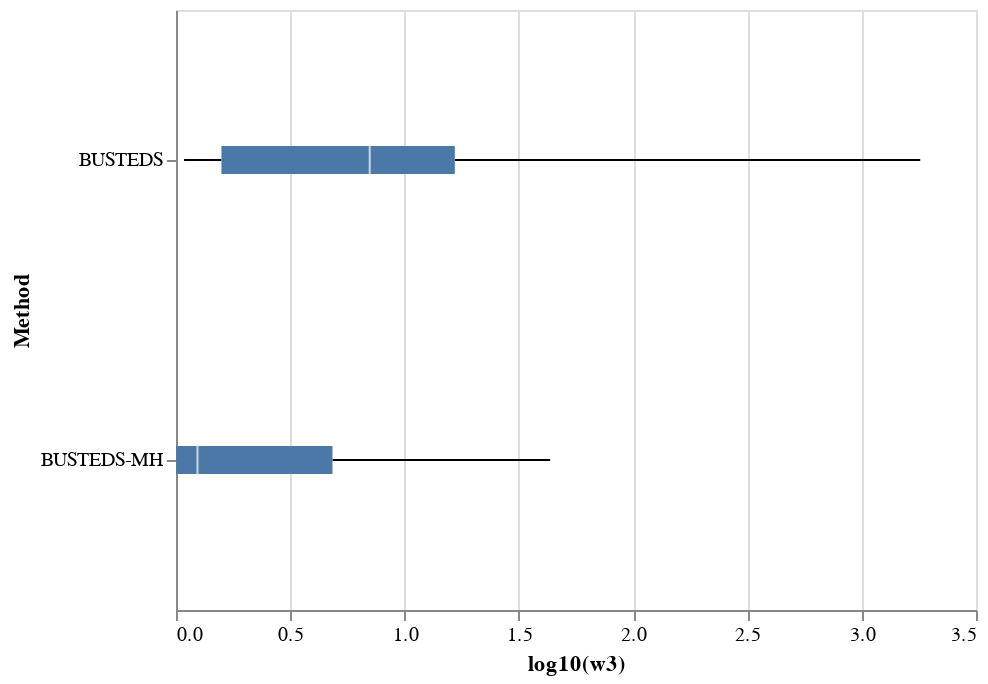

Here is the notebook cell this chart was saved with:
### Code cell
source["log10(w3)"] = np.log10(source["w3"])

alt.Chart(source).mark_boxplot(extent='min-max').encode(
    x=alt.X('log10(w3)'),
    y='Method',
).properties(
    width=400, 
    height=300)

### Figure 1 — Vega-Lite specification as saved in the notebook (floating-point values rounded to 4 significant figures)
{"config": {"view": {"continuousWidth": 400, "continuousHeight": 300}}, "data": {"name": "data-e2b87464ecbac2e7243ed8637c94f4b6"}, "mark": {"type": "boxplot", "extent": "min-max"}, "encoding": {"x": {"field": "log10(w3)", "type": "quantitative"}, "y": {"field": "Method", "type": "nominal"}}, "height": 300, "width": 400, "$schema": "https://vega.github.io/schema/vega-lite/v4.17.0.json", "datasets": {"data-e2b87464ecbac2e7243ed8637c94f4b6": [{"Gene": "COXI", "Method": "BUSTEDS", "Sequences": 21, "Codons": 510, "LRT p-value": 0.5, "cAIC": 24290.0, "w1": 0.0, "p1": 0.5308, "w2": 0.01266, "p2": 0.4597, "w3": 1.084, "p3": 0.009435, "SRV1": 0.03371, "SRV_p1": 0.01891, "SRV2": 0.5711, "SRV_p2": 0.944, "SRV3": 12.41, "SRV_p3": 0.0371, "DH_Rate": null, "TH_Rate": null, "TH_Rate_SI": null, "BUSTEDS-MH_num_ER_Sites": null, "BUSTEDS-MH_ER_Sites": null, "pctchg_w3": null, "pctchg_p3": null, "w3_impact": 1.175, "ΔcAIC": 22.39, "RelativeSupport": 1.377e-05, "BUSTEDS_num_ER_Sites": 0.0, "BUSTEDS_ER_Sites": null, "ER_Sites_Intersection": null, "num_ER_Sites_Intersection": null, "log10(w3)": 0.03511}, {"Gene": "COXI", "Method": "BUSTEDS-MH", "Sequences": 21, "Codons": 510, "LRT p-value": 0.5, "cAIC": 24310.0, "w1": 0.0, "p1": 0.9419, "w2": 0.2739, "p2": 0.05808, "w3": 1.002, "p3": 0.0, "SRV1": 0.0, "SRV_p1": 0.006622, "SRV2": 0.5818, "SRV_p2": 0.469, "SRV3": 1.387, "SRV_p3": 0.5244, "DH_Rate": 0.0, "TH_Rate": 0.0, "TH_Rate_SI": 7.003, "BUSTEDS-MH_num_ER_Sites": null, "BUSTEDS-MH_ER_Sites": null, "pctchg_w3": 92.38, "pctchg_p3": 0.0, "w3_impact": 1.003, "ΔcAIC": null, "RelativeSupport": null, "BUSTEDS_num_ER_Sites": null, "BUSTEDS_ER_Sites": null, "ER_Sites_Intersection": null, "num_ER_Sites_Intersection": null, "log10(w3)": 0.0006777}, {"Gene": "ENCenv", "Method": "BUSTEDS", "Sequences": 23, "Codons": 500, "LRT p-value": 0.5, "cAIC": 13700.0, "w1": 0.05024, "p1": 1.0, "w2": 0.1152, "p2": 0.0, "w3": 1.177, "p3": 0.0, "SRV1": 0.3943, "SRV_p1": 0.2942, "SRV2": 1.126, "SRV_p2": 0.6797, "SRV3": 4.547, "SRV_p3": 0.02617, "DH_Rate": null, "TH_Rate": null, "TH_Rate_SI": null, "BUSTEDS-MH_num_ER_Sites": null, "BUSTEDS-MH_ER_Sites": null, "pctchg_w3": null, "pctchg_p3": null, "w3_impact": 1.385, "ΔcAIC": 6.063, "RelativeSupport": 0.04824, "BUSTEDS_num_ER_Sites": null, "BUSTEDS_ER_Sites": null, "ER_Sites_Intersection": null, "num_ER_Sites_Intersection": null, "log10(w3)": 0.07069}, {"Gene": "ENCenv", "Method": "BUSTEDS-MH", "Sequences": 23, "Codons": 500, "LRT p-value": 0.5, "cAIC": 13710.0, "w1": 0.03853, "p1": 0.4648, "w2": 0.05994, "p2": 0.5352, "w3": 1.026, "p3": 0.0, "SRV1": 0.4043, "SRV_p1": 0.3049, "SRV2": 1.133, "SRV_p2": 0.669, "SRV3": 4.548, "SRV_p3": 0.02604, "DH_Rate": 0.01205, "TH_Rate": 0.0, "TH_Rate_SI": 0.0, "BUSTEDS-MH_num_ER_Sites": null, "BUSTEDS-MH_ER_Sites": null, "pctchg_w3": 87.2, "pctchg_p3": null, "w3_impact": 1.053, "ΔcAIC": null, "RelativeSupport": null, "BUSTEDS_num_ER_Sites": null, "BUSTEDS_ER_Sites": null, "ER_Sites_Intersection": null, "num_ER_Sites_Intersection": null, "log10(w3)": 0.01119}, {"Gene": "HIV_RT", "Method": "BUSTEDS", "Sequences": 476, "Codons": 335, "LRT p-value": 7.175e-11, "cAIC": 52050.0, "w1": 0.0, "p1": 0.01037, "w2": 0.1524, "p2": 0.9886, "w3": 48.96, "p3": 0.001009, "SRV1": 0.4016, "SRV_p1": 0.5144, "SRV2": 1.206, "SRV_p2": 0.4144, "SRV3": 4.122, "SRV_p3": 0.07123, "DH_Rate": null, "TH_Rate": null, "TH_Rate_SI": null, "BUSTEDS-MH_num_ER_Sites": null, "BUSTEDS-MH_ER_Sites": null, "pctchg_w3": null, "pctchg_p3": null, "w3_impact": 2397.0, "ΔcAIC": null, "RelativeSupport": null, "BUSTEDS_num_ER_Sites": 22.0, "BUSTEDS_ER_Sites": "36|39|48|64|65|69|72|75|103|104|122|138|151|162|163|181|188|207|215|219|228|245", "ER_Sites_Intersection": "151|162|228|75|69|215|245|64|48|122|188|181", "num_ER_Sites_Intersection": 12.0, "log10(w3)": 1.69}, {"Gene": "HIV_RT", "Method": "BUSTEDS-MH", "Sequences": 476, "Codons": 335, "LRT p-value": 0.001319, "cAIC": 52040.0, "w1": 0.0, "p1": 0.006741, "w2": 0.1509, "p2": 0.9925, "w3": 43.37, "p3": 0.0007121, "SRV1": 0.3996, "SRV_p1": 0.5083, "SRV2": 1.191, "SRV_p2": 0.4155, "SRV3": 3.963, "SRV_p3": 0.07619, "DH_Rate": 0.0409, "TH_Rate": 0.0, "TH_Rate_SI": 0.0, "BUSTEDS-MH_num_ER_Sites": 12.0, "BUSTEDS-MH_ER_Sites": "48|64|69|75|122|151|162|181|188|215|228|245", "pctchg_w3": 88.57, "pctchg_p3": 70.6, "w3_impact": 1881.0, "ΔcAIC": 11.34, "RelativeSupport": 0.003441, "BUSTEDS_num_ER_Sites": null, "BUSTEDS_ER_Sites": null, "ER_Sites_Intersection": null, "num_ER_Sites_Intersection": null, "log10(w3)": 1.637}, {"Gene": "HIVvif", "Method": "BUSTEDS", "Sequences": 29, "Codons": 192, "LRT p-value": 0.02271, "cAIC": 6912.0, "w1": 0.0, "p1": 0.0496, "w2": 0.7591, "p2": 0.9499, "w3": 1802.0, "p3": 0.0004804, "SRV1": 0.2947, "SRV_p1": 0.5444, "SRV2": 1.159, "SRV_p2": 0.3266, "SRV3": 3.573, "SRV_p3": 0.129, "DH_Rate": null, "TH_Rate": null, "TH_Rate_SI": null, "BUSTEDS-MH_num_ER_Sites": null, "BUSTEDS-MH_ER_Sites": null, "pctchg_w3": null, "pctchg_p3": null, "w3_impact": 3248000.0, "ΔcAIC": 1.442, "RelativeSupport": 0.4862, "BUSTEDS_num_ER_Sites": 1.0, "BUSTEDS_ER_Sites": "6", "ER_Sites_Intersection": null, "num_ER_Sites_Intersection": null, "log10(w3)": 3.256}, {"Gene": "HIVvif", "Method": "BUSTEDS-MH", "Sequences": 29, "Codons": 192, "LRT p-value": 0.5, "cAIC": 6913.0, "w1": 0.5982, "p1": 3.782e-06, "w2": 0.6103, "p2": 0.7144, "w3": 1.0, "p3": 0.2856, "SRV1": 0.299, "SRV_p1": 0.5423, "SRV2": 1.154, "SRV_p2": 0.3262, "SRV3": 3.509, "SRV_p3": 0.1315, "DH_Rate": 0.00139, "TH_Rate": 0.1625, "TH_Rate_SI": 0.0, "BUSTEDS-MH_num_ER_Sites": null, "BUSTEDS-MH_ER_Sites": null, "pctchg_w3": 0.05549, "pctchg_p3": 59450.0, "w3_impact": 1.0, "ΔcAIC": null, "RelativeSupport": null, "BUSTEDS_num_ER_Sites": null, "BUSTEDS_ER_Sites": null, "ER_Sites_Intersection": null, "num_ER_Sites_Intersection": null, "log10(w3)": 0.0}, {"Gene": "HepatitisD", "Method": "BUSTEDS", "Sequences": 33, "Codons": 196, "LRT p-value": 1.119e-08, "cAIC": 10420.0, "w1": 0.0, "p1": 0.5131, "w2": 0.6689, "p2": 0.4678, "w3": 16.59, "p3": 0.01911, "SRV1": 0.03511, "SRV_p1": 0.2093, "SRV2": 0.7586, "SRV_p2": 0.5962, "SRV3": 2.778, "SRV_p3": 0.1946, "DH_Rate": null, "TH_Rate": null, "TH_Rate_SI": null, "BUSTEDS-MH_num_ER_Sites": null, "BUSTEDS-MH_ER_Sites": null, "pctchg_w3": null, "pctchg_p3": null, "w3_impact": 275.2, "ΔcAIC": null, "RelativeSupport": null, "BUSTEDS_num_ER_Sites": 23.0, "BUSTEDS_ER_Sites": "6|9|13|17|24|28|31|35|38|75|85|90|117|122|140|142|145|150|159|160|173|181|183", "ER_Sites_Intersection": null, "num_ER_Sites_Intersection": 0.0, "log10(w3)": 1.22}, {"Gene": "HepatitisD", "Method": "BUSTEDS-MH", "Sequences": 33, "Codons": 196, "LRT p-value": 0.5, "cAIC": 10420.0, "w1": 0.0, "p1": 0.1507, "w2": 0.07481, "p2": 0.5464, "w3": 1.242, "p3": 0.3029, "SRV1": 0.06781, "SRV_p1": 0.2386, "SRV2": 0.8161, "SRV_p2": 0.5629, "SRV3": 2.642, "SRV_p3": 0.1985, "DH_Rate": 0.2313, "TH_Rate": 0.0, "TH_Rate_SI": 0.0, "BUSTEDS-MH_num_ER_Sites": 0.0, "BUSTEDS-MH_ER_Sites": null, "pctchg_w3": 7.486, "pctchg_p3": 1585.0, "w3_impact": 1.542, "ΔcAIC": 0.4929, "RelativeSupport": 0.7816, "BUSTEDS_num_ER_Sites": null, "BUSTEDS_ER_Sites": null, "ER_Sites_Intersection": null, "num_ER_Sites_Intersection": null, "log10(w3)": 0.09401}, {"Gene": "InfluenzaA", "Method": "BUSTEDS", "Sequences": 349, "Codons": 329, "LRT p-value": 0.1047, "cAIC": 23240.0, "w1": 0.0, "p1": 0.02648, "w2": 0.0, "p2": 0.6842, "w3": 1.581, "p3": 0.2894, "SRV1": 0.4267, "SRV_p1": 0.6566, "SRV2": 1.692, "SRV_p2": 0.3098, "SRV3": 5.822, "SRV_p3": 0.03359, "DH_Rate": null, "TH_Rate": null, "TH_Rate_SI": null, "BUSTEDS-MH_num_ER_Sites": null, "BUSTEDS-MH_ER_Sites": null, "pctchg_w3": null, "pctchg_p3": null, "w3_impact": 2.498, "ΔcAIC": null, "RelativeSupport": null, "BUSTEDS_num_ER_Sites": 31.0, "BUSTEDS_ER_Sites": "50|80|121|128|133|135|137|138|142|145|156|157|159|163|172|182|186|190|193|194|196|198|201|214|219|226|229|275|276|310|312", "ER_Sites_Intersection": null, "num_ER_Sites_Intersection": null, "log10(w3)": 0.1988}, {"Gene": "InfluenzaA", "Method": "BUSTEDS-MH", "Sequences": 349, "Codons": 329, "LRT p-value": 0.5, "cAIC": 23230.0, "w1": 0.372, "p1": 0.0, "w2": 0.4398, "p2": 1.0, "w3": 1.002, "p3": 0.0, "SRV1": 0.4251, "SRV_p1": 0.6487, "SRV2": 1.674, "SRV_p2": 0.3189, "SRV3": 5.884, "SRV_p3": 0.03236, "DH_Rate": 0.0628, "TH_Rate": 0.01489, "TH_Rate_SI": 0.0, "BUSTEDS-MH_num_ER_Sites": null, "BUSTEDS-MH_ER_Sites": null, "pctchg_w3": 63.42, "pctchg_p3": 0.0, "w3_impact": 1.005, "ΔcAIC": 12.3, "RelativeSupport": 0.002134, "BUSTEDS_num_ER_Sites": null, "BUSTEDS_ER_Sites": null, "ER_Sites_Intersection": null, "num_ER_Sites_Intersection": null, "log10(w3)": 0.001011}, {"Gene": "adh", "Method": "BUSTEDS", "Sequences": 23, "Codons": 254, "LRT p-value": 0.001639, "cAIC": 9354.0, "w1": 0.02766, "p1": 0.7697, "w2": 0.0794, "p2": 0.2065, "w3": 4.355, "p3": 0.02388, "SRV1": 0.6442, "SRV_p1": 0.6779, "SRV2": 1.48, "SRV_p2": 0.2547, "SRV3": 2.766, "SRV_p3": 0.06735, "DH_Rate": null, "TH_Rate": null, "TH_Rate_SI": null, "BUSTEDS-MH_num_ER_Sites": null, "BUSTEDS-MH_ER_Sites": null, "pctchg_w3": null, "pctchg_p3": null, "w3_impact": 18.97, "ΔcAIC": 5.25, "RelativeSupport": 0.07244, "BUSTEDS_num_ER_Sites": 18.0, "BUSTEDS_ER_Sites": "4|6|35|39|46|49|69|133|134|163|165|166|170|187|197|216|227|253", "ER_Sites_Intersection": "49|134|163|166|39|216|227|69|35|165|6|197|133|253|170", "num_ER_Sites_Intersection": 15.0, "log10(w3)": 0.639}, {"Gene": "adh", "Method": "BUSTEDS-MH", "Sequences": 23, "Codons": 254, "LRT p-value": 0.01952, "cAIC": 9359.0, "w1": 0.01298, "p1": 0.117, "w2": 0.04161, "p2": 0.858, "w3": 3.919, "p3": 0.02495, "SRV1": 0.6414, "SRV_p1": 0.6665, "SRV2": 1.386, "SRV_p2": 0.2541, "SRV3": 2.773, "SRV_p3": 0.07944, "DH_Rate": 0.0, "TH_Rate": 0.03292, "TH_Rate_SI": 3.363, "BUSTEDS-MH_num_ER_Sites": 15.0, "BUSTEDS-MH_ER_Sites": "6|35|39|49|69|133|134|163|165|166|170|197|216|227|253", "pctchg_w3": 89.98, "pctchg_p3": 104.5, "w3_impact": 15.36, "ΔcAIC": null, "RelativeSupport": null, "BUSTEDS_num_ER_Sites": null, "BUSTEDS_ER_Sites": null, "ER_Sites_Intersection": null, "num_ER_Sites_Intersection": null, "log10(w3)": 0.5932}, {"Gene": "bglobin", "Method": "BUSTEDS", "Sequences": 17, "Codons": 144, "LRT p-value": 1.183e-05, "cAIC": 7416.0, "w1": 0.01087, "p1": 0.6057, "w2": 0.2644, "p2": 0.3567, "w3": 8.764, "p3": 0.03752, "SRV1": 0.3513, "SRV_p1": 0.4387, "SRV2": 1.062, "SRV_p2": 0.5304, "SRV3": 9.148, "SRV_p3": 0.03087, "DH_Rate": null, "TH_Rate": null, "TH_Rate_SI": null, "BUSTEDS-MH_num_ER_Sites": null, "BUSTEDS-MH_ER_Sites": null, "pctchg_w3": null, "pctchg_p3": null, "w3_impact": 76.81, "ΔcAIC": null, "RelativeSupport": null, "BUSTEDS_num_ER_Sites": 20.0, "BUSTEDS_ER_Sites": "3|8|10|11|14|21|27|42|48|49|50|54|74|81|110|114|116|124|128|133", "ER_Sites_Intersection": "10|116|54|42|74|50|48|110|133|124|11", "num_ER_Sites_Intersection": 11.0, "log10(w3)": 0.9427}, {"Gene": "bglobin", "Method": "BUSTEDS-MH", "Sequences": 17, "Codons": 144, "LRT p-value": 0.002279, "cAIC": 7385.0, "w1": 0.04344, "p1": 0.8248, "w2": 0.7186, "p2": 0.1568, "w3": 15.59, "p3": 0.01841, "SRV1": 0.3399, "SRV_p1": 0.3681, "SRV2": 1.066, "SRV_p2": 0.5977, "SRV3": 6.964, "SRV_p3": 0.03417, "DH_Rate": 0.0, "TH_Rate": 0.0, "TH_Rate_SI": 261.6, "BUSTEDS-MH_num_ER_Sites": 11.0, "BUSTEDS-MH_ER_Sites": "10|11|42|48|50|54|74|110|116|124|133", "pctchg_w3": 177.9, "pctchg_p3": 49.07, "w3_impact": 243.2, "ΔcAIC": 30.77, "RelativeSupport": 2.081e-07, "BUSTEDS_num_ER_Sites": null, "BUSTEDS_ER_Sites": null, "ER_Sites_Intersection": null, "num_ER_Sites_Intersection": null, "log10(w3)": 1.193}, {"Gene": "camelid", "Method": "BUSTEDS", "Sequences": 212, "Codons": 96, "LRT p-value": 0.0, "cAIC": 33690.0, "w1": 0.0108, "p1": 0.3143, "w2": 1.0, "p2": 0.6655, "w3": 24.63, "p3": 0.02023, "SRV1": 0.2094, "SRV_p1": 0.3105, "SRV2": 0.8146, "SRV_p2": 0.4658, "SRV3": 2.483, "SRV_p3": 0.2238, "DH_Rate": null, "TH_Rate": null, "TH_Rate_SI": null, "BUSTEDS-MH_num_ER_Sites": null, "BUSTEDS-MH_ER_Sites": null, "pctchg_w3": null, "pctchg_p3": null, "w3_impact": 606.7, "ΔcAIC": null, "RelativeSupport": null, "BUSTEDS_num_ER_Sites": 33.0, "BUSTEDS_ER_Sites": "1|10|14|23|24|25|29|30|32|33|35|39|40|41|49|50|51|52|53|54|55|57|58|59|68|71|72|75|77|78|79|80|93", "ER_Sites_Intersection": "33|32|59|29|93|53|14|78|80|54|57|50|51|23|58|1|52|40|25|72", "num_ER_Sites_Intersection": 20.0, "log10(w3)": 1.391}, {"Gene": "camelid", "Method": "BUSTEDS-MH", "Sequences": 212, "Codons": 96, "LRT p-value": 0.004786, "cAIC": 33670.0, "w1": 0.2763, "p1": 0.4707, "w2": 1.0, "p2": 0.4969, "w3": 7.616, "p3": 0.03245, "SRV1": 0.2237, "SRV_p1": 0.3072, "SRV2": 0.8281, "SRV_p2": 0.4739, "SRV3": 2.462, "SRV_p3": 0.2189, "DH_Rate": 0.1589, "TH_Rate": 0.0, "TH_Rate_SI": 0.0, "BUSTEDS-MH_num_ER_Sites": 21.0, "BUSTEDS-MH_ER_Sites": "1|11|14|23|25|29|32|33|40|50|51|52|53|54|57|58|59|72|78|80|93", "pctchg_w3": 30.92, "pctchg_p3": 160.4, "w3_impact": 58.01, "ΔcAIC": 26.64, "RelativeSupport": 1.643e-06, "BUSTEDS_num_ER_Sites": null, "BUSTEDS_ER_Sites": null, "ER_Sites_Intersection": null, "num_ER_Sites_Intersection": null, "log10(w3)": 0.8817}, {"Gene": "flavNS5", "Method": "BUSTEDS", "Sequences": 18, "Codons": 342, "LRT p-value": 0.4822, "cAIC": 18530.0, "w1": 0.00703, "p1": 0.6834, "w2": 0.02204, "p2": 0.2976, "w3": 1.165, "p3": 0.01909, "SRV1": 0.1194, "SRV_p1": 0.1868, "SRV2": 0.5217, "SRV_p2": 0.7153, "SRV3": 6.17, "SRV_p3": 0.09799, "DH_Rate": null, "TH_Rate": null, "TH_Rate_SI": null, "BUSTEDS-MH_num_ER_Sites": null, "BUSTEDS-MH_ER_Sites": null, "pctchg_w3": null, "pctchg_p3": null, "w3_impact": 1.358, "ΔcAIC": null, "RelativeSupport": null, "BUSTEDS_num_ER_Sites": 0.0, "BUSTEDS_ER_Sites": null, "ER_Sites_Intersection": null, "num_ER_Sites_Intersection": null, "log10(w3)": 0.06646}, {"Gene": "flavNS5", "Method": "BUSTEDS-MH", "Sequences": 18, "Codons": 342, "LRT p-value": 0.5, "cAIC": 18490.0, "w1": 0.01589, "p1": 0.381, "w2": 0.01616, "p2": 0.619, "w3": 1.186, "p3": 0.0, "SRV1": 0.2098, "SRV_p1": 0.2145, "SRV2": 0.6262, "SRV_p2": 0.6627, "SRV3": 4.398, "SRV_p3": 0.1228, "DH_Rate": 0.361, "TH_Rate": 0.9119, "TH_Rate_SI": 2.404, "BUSTEDS-MH_num_ER_Sites": null, "BUSTEDS-MH_ER_Sites": null, "pctchg_w3": 101.7, "pctchg_p3": 0.0, "w3_impact": 1.406, "ΔcAIC": 42.0, "RelativeSupport": 7.57e-10, "BUSTEDS_num_ER_Sites": null, "BUSTEDS_ER_Sites": null, "ER_Sites_Intersection": null, "num_ER_Sites_Intersection": null, "log10(w3)": 0.07392}, {"Gene": "lysin", "Method": "BUSTEDS", "Sequences": 25, "Codons": 134, "LRT p-value": 0.0, "cAIC": 8765.0, "w1": 0.4855, "p1": 0.8911, "w2": 1.0, "p2": 0.01691, "w3": 15.83, "p3": 0.09196, "SRV1": 0.1685, "SRV_p1": 0.3653, "SRV2": 1.122, "SRV_p2": 0.5382, "SRV3": 3.466, "SRV_p3": 0.09649, "DH_Rate": null, "TH_Rate": null, "TH_Rate_SI": null, "BUSTEDS-MH_num_ER_Sites": null, "BUSTEDS-MH_ER_Sites": null, "pctchg_w3": null, "pctchg_p3": null, "w3_impact": 250.7, "ΔcAIC": 9.082, "RelativeSupport": 0.01066, "BUSTEDS_num_ER_Sites": 43.0, "BUSTEDS_ER_Sites": "3|4|6|7|10|12|14|15|16|27|30|32|36|37|41|44|45|63|64|66|67|68|70|74|75|82|83|87|106|107|108|109|113|114|115|116|119|123|125|126|127|130|132", "ER_Sites_Intersection": "70|132|45|36|127|32|113|7|12|106|123|37|14|10|67|41|6|44|126|87|116|115|4|75|83|74|107|64|68|119", "num_ER_Sites_Intersection": 30.0, "log10(w3)": 1.2}, {"Gene": "lysin", "Method": "BUSTEDS-MH", "Sequences": 25, "Codons": 134, "LRT p-value": 4.083e-05, "cAIC": 8775.0, "w1": 0.0, "p1": 0.5648, "w2": 0.0, "p2": 0.03831, "w3": 3.098, "p3": 0.3968, "SRV1": 0.1988, "SRV_p1": 0.3625, "SRV2": 1.124, "SRV_p2": 0.4309, "SRV3": 2.148, "SRV_p3": 0.2066, "DH_Rate": 0.155, "TH_Rate": 0.02457, "TH_Rate_SI": 0.0, "BUSTEDS-MH_num_ER_Sites": 41.0, "BUSTEDS-MH_ER_Sites": "4|6|7|9|10|11|12|14|32|33|36|37|40|41|44|45|47|64|67|68|70|74|75|79|83|86|87|99|100|106|107|113|115|116|119|120|123|126|127|131|132", "pctchg_w3": 19.56, "pctchg_p3": 431.5, "w3_impact": 9.595, "ΔcAIC": null, "RelativeSupport": null, "BUSTEDS_num_ER_Sites": null, "BUSTEDS_ER_Sites": null, "ER_Sites_Intersection": null, "num_ER_Sites_Intersection": null, "log10(w3)": 0.491}, {"Gene": "lysozyme", "Method": "BUSTEDS", "Sequences": 19, "Codons": 130, "LRT p-value": 0.5, "cAIC": 2146.0, "w1": 0.4541, "p1": 1.0, "w2": 0.926, "p2": 0.0, "w3": 3.748, "p3": 0.0, "SRV1": 0.0, "SRV_p1": 0.4533, "SRV2": 1.309, "SRV_p2": 0.4523, "SRV3": 4.323, "SRV_p3": 0.09432, "DH_Rate": null, "TH_Rate": null, "TH_Rate_SI": null, "BUSTEDS-MH_num_ER_Sites": null, "BUSTEDS-MH_ER_Sites": null, "pctchg_w3": null, "pctchg_p3": null, "w3_impact": 14.05, "ΔcAIC": 6.283, "RelativeSupport": 0.04322, "BUSTEDS_num_ER_Sites": null, "BUSTEDS_ER_Sites": null, "ER_Sites_Intersection": null, "num_ER_Sites_Intersection": null, "log10(w3)": 0.5738}, {"Gene": "lysozyme", "Method": "BUSTEDS-MH", "Sequences": 19, "Codons": 130, "LRT p-value": 0.5, "cAIC": 2152.0, "w1": 0.0, "p1": 0.0147, "w2": 0.4528, "p2": 0.9673, "w3": 1.0, "p3": 0.01804, "SRV1": 0.0, "SRV_p1": 0.4535, "SRV2": 1.314, "SRV_p2": 0.4534, "SRV3": 4.346, "SRV_p3": 0.09305, "DH_Rate": 0.0, "TH_Rate": 0.0, "TH_Rate_SI": 0.0, "BUSTEDS-MH_num_ER_Sites": null, "BUSTEDS-MH_ER_Sites": null, "pctchg_w3": 26.68, "pctchg_p3": null, "w3_impact": 1.0, "ΔcAIC": null, "RelativeSupport": null, "BUSTEDS_num_ER_Sites": null, "BUSTEDS_ER_Sites": null, "ER_Sites_Intersection": null, "num_ER_Sites_Intersection": null, "log10(w3)": 0.0}, {"Gene": "yokoyama.rh1.cds.mod.1-990", "Method": "BUSTEDS", "Sequences": 38, "Codons": 330, "LRT p-value": 1.1e-06, "cAIC": 25920.0, "w1": 0.0, "p1": 0.6222, "w2": 0.1451, "p2": 0.3659, "w3": 7.037, "p3": 0.01182, "SRV1": 0.3801, "SRV_p1": 0.593, "SRV2": 1.119, "SRV_p2": 0.3478, "SRV3": 6.51, "SRV_p3": 0.05923, "DH_Rate": null, "TH_Rate": null, "TH_Rate_SI": null, "BUSTEDS-MH_num_ER_Sites": null, "BUSTEDS-MH_ER_Sites": null, "pctchg_w3": null, "pctchg_p3": null, "w3_impact": 49.53, "ΔcAIC": null, "RelativeSupport": null, "BUSTEDS_num_ER_Sites": 29.0, "BUSTEDS_ER_Sites": "13|14|16|19|35|36|42|46|93|96|107|108|122|144|149|160|163|195|196|213|214|236|260|271|273|277|281|282|297", "ER_Sites_Intersection": "14|277", "num_ER_Sites_Intersection": 2.0, "log10(w3)": 0.8474}, {"Gene": "yokoyama.rh1.cds.mod.1-990", "Method": "BUSTEDS-MH", "Sequences": 38, "Codons": 330, "LRT p-value": 0.1024, "cAIC": 25900.0, "w1": 0.0, "p1": 0.5717, "w2": 0.1339, "p2": 0.4209, "w3": 4.837, "p3": 0.007421, "SRV1": 0.4227, "SRV_p1": 0.6293, "SRV2": 1.291, "SRV_p2": 0.3313, "SRV3": 7.773, "SRV_p3": 0.0394, "DH_Rate": 0.2331, "TH_Rate": 0.2865, "TH_Rate_SI": 11.47, "BUSTEDS-MH_num_ER_Sites": 2.0, "BUSTEDS-MH_ER_Sites": "14|277", "pctchg_w3": 68.73, "pctchg_p3": 62.77, "w3_impact": 23.4, "ΔcAIC": 28.46, "RelativeSupport": 6.601e-07, "BUSTEDS_num_ER_Sites": null, "BUSTEDS_ER_Sites": null, "ER_Sites_Intersection": null, "num_ER_Sites_Intersection": null, "log10(w3)": 0.6846}]}}
